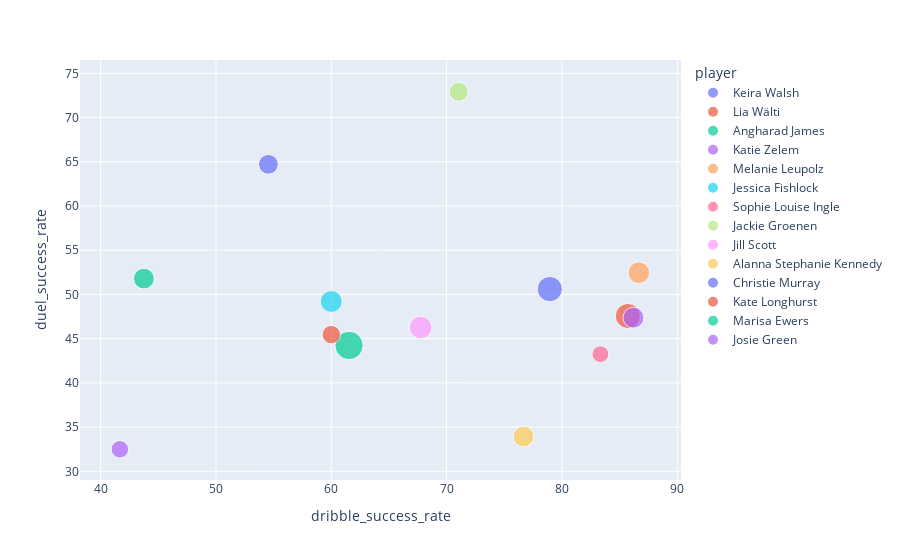

Source (notebook cell):
### Markdown cell above
## Winning the ball and winning with the ball

### Code cell
fig = px.scatter(players, x="dribble_success_rate", y="duel_success_rate", size='duels', color="player")
fig.show()

### Figure 1 — Plotly figure (JSON) as saved in the notebook; plotly's stock layout.template omitted (floating-point values rounded to 4 significant figures)
{"data": [{"hovertemplate": "player=Keira Walsh<br>dribble_success_rate=%{x}<br>duel_success_rate=%{y}<br>duels=%{marker.size}<extra></extra>", "legendgroup": "Keira Walsh", "marker": {"color": "#636efa", "size": [51], "sizemode": "area", "sizeref": 0.26, "symbol": "circle"}, "mode": "markers", "name": "Keira Walsh", "orientation": "v", "showlegend": true, "type": "scatter", "x": [54.55], "xaxis": "x", "y": [64.71], "yaxis": "y"}, {"hovertemplate": "player=Lia Wälti<br>dribble_success_rate=%{x}<br>duel_success_rate=%{y}<br>duels=%{marker.size}<extra></extra>", "legendgroup": "Lia Wälti", "marker": {"color": "#EF553B", "size": [82], "sizemode": "area", "sizeref": 0.26, "symbol": "circle"}, "mode": "markers", "name": "Lia Wälti", "orientation": "v", "showlegend": true, "type": "scatter", "x": [85.71], "xaxis": "x", "y": [47.56], "yaxis": "y"}, {"hovertemplate": "player=Angharad James<br>dribble_success_rate=%{x}<br>duel_success_rate=%{y}<br>duels=%{marker.size}<extra></extra>", "legendgroup": "Angharad James", "marker": {"color": "#00cc96", "size": [104], "sizemode": "area", "sizeref": 0.26, "symbol": "circle"}, "mode": "markers", "name": "Angharad James", "orientation": "v", "showlegend": true, "type": "scatter", "x": [61.54], "xaxis": "x", "y": [44.23], "yaxis": "y"}, {"hovertemplate": "player=Katie Zelem<br>dribble_success_rate=%{x}<br>duel_success_rate=%{y}<br>duels=%{marker.size}<extra></extra>", "legendgroup": "Katie Zelem", "marker": {"color": "#ab63fa", "size": [57], "sizemode": "area", "sizeref": 0.26, "symbol": "circle"}, "mode": "markers", "name": "Katie Zelem", "orientation": "v", "showlegend": true, "type": "scatter", "x": [86.21], "xaxis": "x", "y": [47.37], "yaxis": "y"}, {"hovertemplate": "player=Melanie Leupolz<br>dribble_success_rate=%{x}<br>duel_success_rate=%{y}<br>duels=%{marker.size}<extra></extra>", "legendgroup": "Melanie Leupolz", "marker": {"color": "#FFA15A", "size": [61], "sizemode": "area", "sizeref": 0.26, "symbol": "circle"}, "mode": "markers", "name": "Melanie Leupolz", "orientation": "v", "showlegend": true, "type": "scatter", "x": [86.67], "xaxis": "x", "y": [52.46], "yaxis": "y"}, {"hovertemplate": "player=Jessica Fishlock<br>dribble_success_rate=%{x}<br>duel_success_rate=%{y}<br>duels=%{marker.size}<extra></extra>", "legendgroup": "Jessica Fishlock", "marker": {"color": "#19d3f3", "size": [63], "sizemode": "area", "sizeref": 0.26, "symbol": "circle"}, "mode": "markers", "name": "Jessica Fishlock", "orientation": "v", "showlegend": true, "type": "scatter", "x": [60], "xaxis": "x", "y": [49.21], "yaxis": "y"}, {"hovertemplate": "player=Sophie Louise Ingle<br>dribble_success_rate=%{x}<br>duel_success_rate=%{y}<br>duels=%{marker.size}<extra></extra>", "legendgroup": "Sophie Louise Ingle", "marker": {"color": "#FF6692", "size": [37], "sizemode": "area", "sizeref": 0.26, "symbol": "circle"}, "mode": "markers", "name": "Sophie Louise Ingle", "orientation": "v", "showlegend": true, "type": "scatter", "x": [83.33], "xaxis": "x", "y": [43.24], "yaxis": "y"}, {"hovertemplate": "player=Jackie Groenen<br>dribble_success_rate=%{x}<br>duel_success_rate=%{y}<br>duels=%{marker.size}<extra></extra>", "legendgroup": "Jackie Groenen", "marker": {"color": "#B6E880", "size": [48], "sizemode": "area", "sizeref": 0.26, "symbol": "circle"}, "mode": "markers", "name": "Jackie Groenen", "orientation": "v", "showlegend": true, "type": "scatter", "x": [71.05], "xaxis": "x", "y": [72.92], "yaxis": "y"}, {"hovertemplate": "player=Jill Scott<br>dribble_success_rate=%{x}<br>duel_success_rate=%{y}<br>duels=%{marker.size}<extra></extra>", "legendgroup": "Jill Scott", "marker": {"color": "#FF97FF", "size": [67], "sizemode": "area", "sizeref": 0.26, "symbol": "circle"}, "mode": "markers", "name": "Jill Scott", "orientation": "v", "showlegend": true, "type": "scatter", "x": [67.74], "xaxis": "x", "y": [46.27], "yaxis": "y"}, {"hovertemplate": "player=Alanna Stephanie Kennedy<br>dribble_success_rate=%{x}<br>duel_success_rate=%{y}<br>duels=%{marker.size}<extra></extra>", "legendgroup": "Alanna Stephanie Kennedy", "marker": {"color": "#FECB52", "size": [56], "sizemode": "area", "sizeref": 0.26, "symbol": "circle"}, "mode": "markers", "name": "Alanna Stephanie Kennedy", "orientation": "v", "showlegend": true, "type": "scatter", "x": [76.67], "xaxis": "x", "y": [33.93], "yaxis": "y"}, {"hovertemplate": "player=Christie Murray<br>dribble_success_rate=%{x}<br>duel_success_rate=%{y}<br>duels=%{marker.size}<extra></extra>", "legendgroup": "Christie Murray", "marker": {"color": "#636efa", "size": [83], "sizemode": "area", "sizeref": 0.26, "symbol": "circle"}, "mode": "markers", "name": "Christie Murray", "orientation": "v", "showlegend": true, "type": "scatter", "x": [78.95], "xaxis": "x", "y": [50.6], "yaxis": "y"}, {"hovertemplate": "player=Kate Longhurst<br>dribble_success_rate=%{x}<br>duel_success_rate=%{y}<br>duels=%{marker.size}<extra></extra>", "legendgroup": "Kate Longhurst", "marker": {"color": "#EF553B", "size": [44], "sizemode": "area", "sizeref": 0.26, "symbol": "circle"}, "mode": "markers", "name": "Kate Longhurst", "orientation": "v", "showlegend": true, "type": "scatter", "x": [60], "xaxis": "x", "y": [45.45], "yaxis": "y"}, {"hovertemplate": "player=Marisa Ewers<br>dribble_success_rate=%{x}<br>duel_success_rate=%{y}<br>duels=%{marker.size}<extra></extra>", "legendgroup": "Marisa Ewers", "marker": {"color": "#00cc96", "size": [56], "sizemode": "area", "sizeref": 0.26, "symbol": "circle"}, "mode": "markers", "name": "Marisa Ewers", "orientation": "v", "showlegend": true, "type": "scatter", "x": [43.75], "xaxis": "x", "y": [51.79], "yaxis": "y"}, {"hovertemplate": "player=Josie Green<br>dribble_success_rate=%{x}<br>duel_success_rate=%{y}<br>duels=%{marker.size}<extra></extra>", "legendgroup": "Josie Green", "marker": {"color": "#ab63fa", "size": [40], "sizemode": "area", "sizeref": 0.26, "symbol": "circle"}, "mode": "markers", "name": "Josie Green", "orientation": "v", "showlegend": true, "type": "scatter", "x": [41.67], "xaxis": "x", "y": [32.5], "yaxis": "y"}], "layout": {"legend": {"itemsizing": "constant", "title": {"text": "player"}, "tracegroupgap": 0}, "margin": {"t": 60}, "xaxis": {"anchor": "y", "domain": [0, 1], "title": {"text": "dribble_success_rate"}}, "yaxis": {"anchor": "x", "domain": [0, 1], "title": {"text": "duel_success_rate"}}}}
